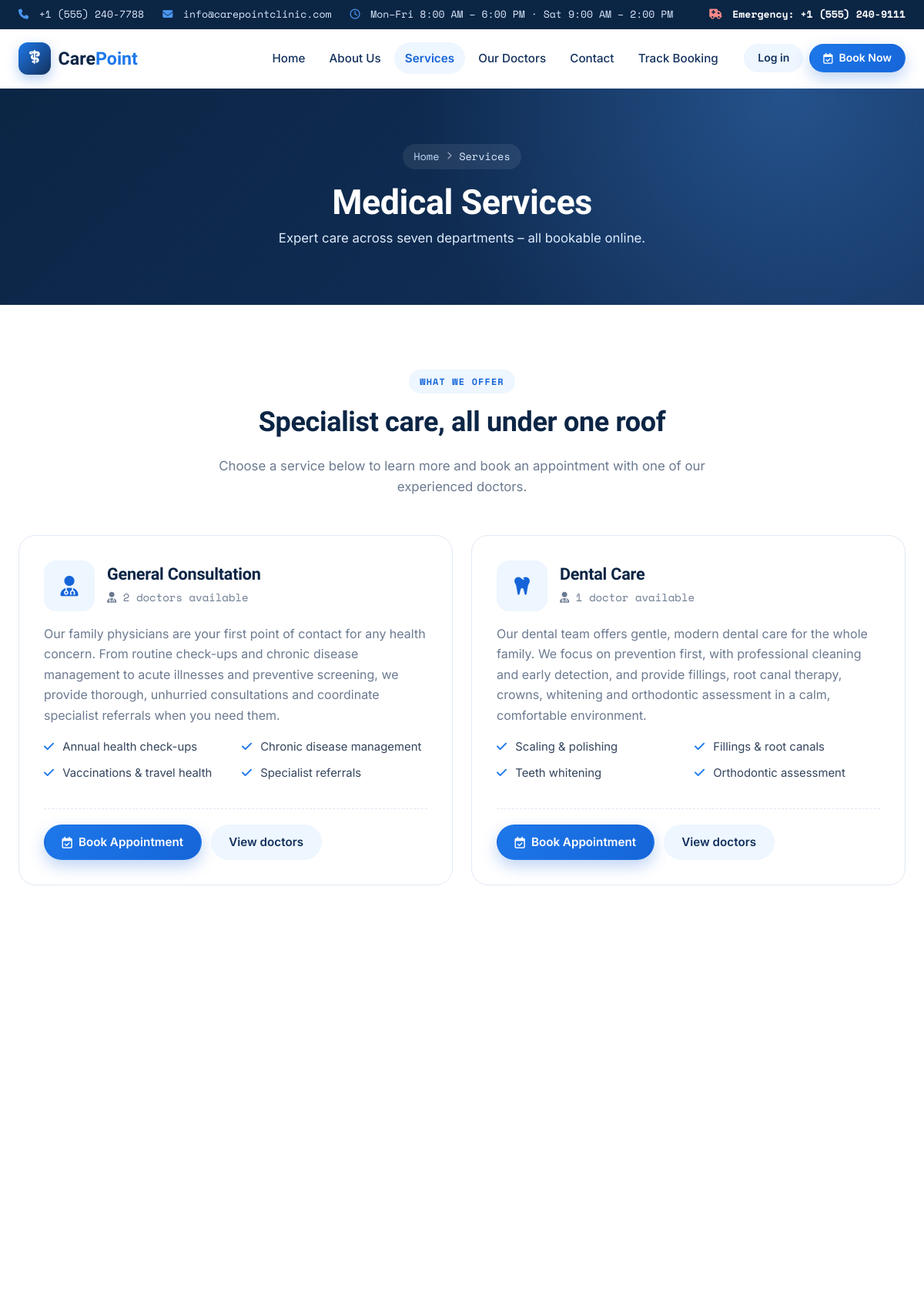
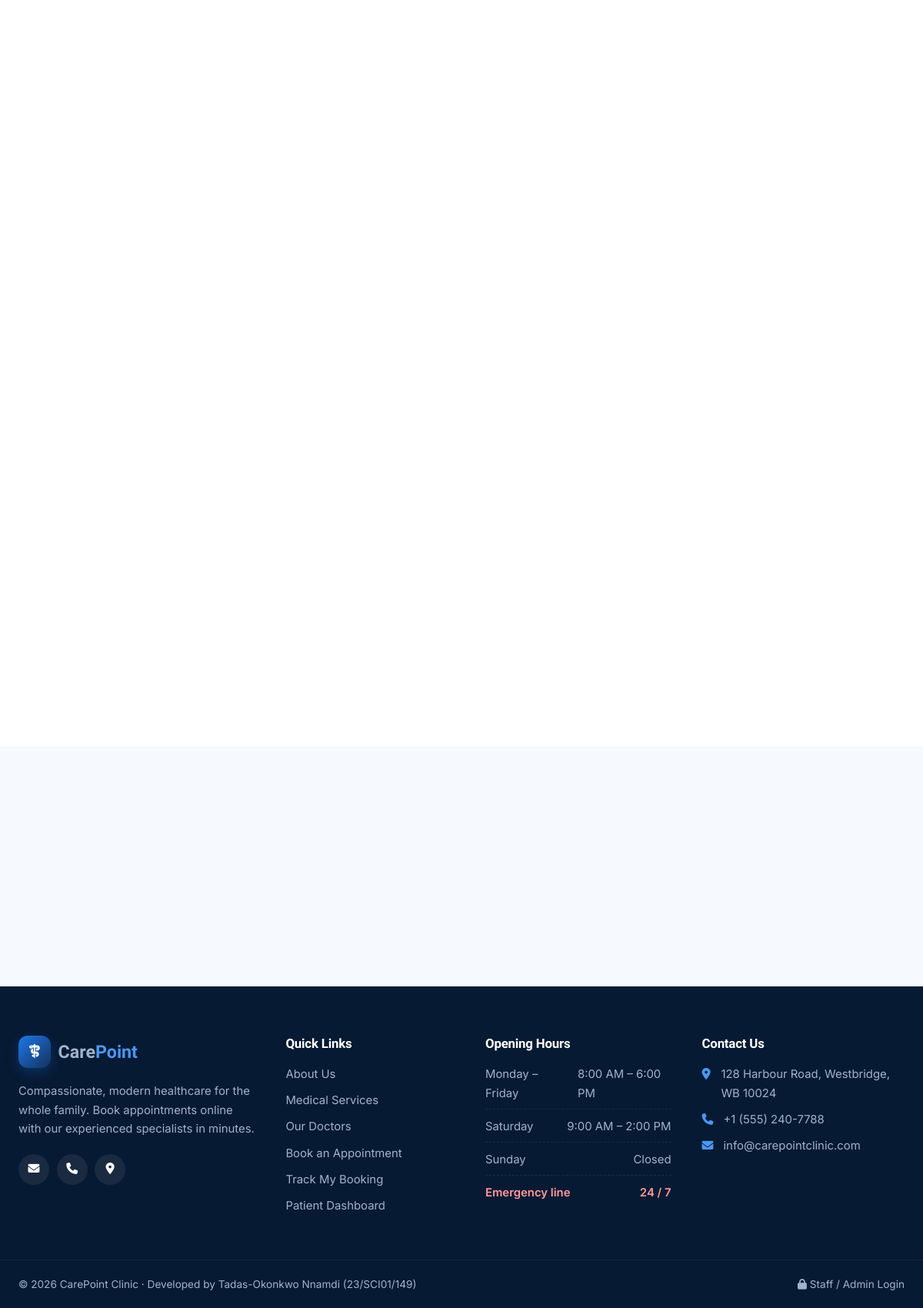
/services.php, run on the app's committed database (2 pictures, top to bottom).
### tables this page shows
CREATE TABLE departments (
    id                INT UNSIGNED AUTO_INCREMENT PRIMARY KEY,
    name              VARCHAR(100) NOT NULL UNIQUE,
    slug              VARCHAR(100) NOT NULL UNIQUE,
    icon              VARCHAR(60)  NOT NULL DEFAULT 'fa-stethoscope',
    short_description VARCHAR(255) NOT NULL,
    description       TEXT         NOT NULL,
    features          VARCHAR(500) NOT NULL DEFAULT '',
    created_at        TIMESTAMP    NOT NULL DEFAULT CURRENT_TIMESTAMP
);

### includes/db.php (called while the page is built, shortened)
<?php
function db(): PDO
{
    static $pdo = null;
    if ($pdo === null) {
        $dsn = 'mysql:host=' . DB_HOST . ';port=' . DB_PORT . ';dbname=' . DB_NAME . ';charset=utf8mb4';
        try {
            $pdo = new PDO($dsn, DB_USER, DB_PASS, [
                PDO::ATTR_ERRMODE            => PDO::ERRMODE_EXCEPTION,
                PDO::ATTR_DEFAULT_FETCH_MODE => PDO::FETCH_ASSOC,
                PDO::ATTR_EMULATE_PREPARES   => false,
            ]);
        } catch (PDOException $e) {
            http_response_code(500);
            $msg = htmlspecialchars($e->getMessage(), ENT_QUOTES, 'UTF-8');
            if (str_contains($_SERVER['SCRIPT_NAME'] ?? '', '/api/')) {
                header('Content-Type: application/json');
                echo json_encode(['success' => false, 'message' => 'Database connection failed.']);
                exit;
            }
            echo <<<HTML
<!DOCTYPE html><html lang="en"><head><meta charset="utf-8"><title>Database error – CarePoint</title>
<style>body{font-family:system-ui,sans-serif;background:#f1f6fc;color:#0b2545;display:grid;place-items:center;min-height:100vh;margin:0;padding:16px}
.box{background:#fff;max-width:560px;padding:32px;border-radius:14px;box-shadow:0 10px 30px rgba(11,37,69,.1)}h1{margin-top:0;font-size:1.4rem}
code{background:#eef4fb;padding:2px 6px;border-radius:4px}</style></head><body><div class="box">
<h1>Unable to connect to the database</h1>
<p>Please make sure MySQL is running in XAMPP and that the <code>carepoint_db</code> database has been imported from <code>database/carepoint_db.sql</code>.</p>
<p>Check the credentials in <code>includes/config.php</code>.</p>
<p style="color:#b91c1c;font-size:.9rem">Details: {$msg}</p></div></body></html>
HTML;
            exit;
        }
    }
    return $pdo;
}

### includes/functions.php (called while the page is built, shortened)
<?php
require_once __DIR__ . '/db.php';
function e($value): string
{
    return htmlspecialchars((string)($value ?? ''), ENT_QUOTES, 'UTF-8');
}
function url(string $path = ''): string
{
    return BASE_URL . ltrim($path, '/');
}

### services.php (the view, shortened to what this page needs)
<?php
require_once __DIR__ . '/includes/header.php';
require_once __DIR__ . '/includes/components.php';
$departments = db()->query(
    "SELECT dp.*, COUNT(d.id) AS doctor_count
     FROM departments dp LEFT JOIN doctors d ON d.department_id = dp.id AND d.status = 'Active'
     GROUP BY dp.id ORDER BY dp.id"
)->fetchAll();
?>
<section class="section">
    <div class="container">
        <div class="section-head reveal">
            <span class="eyebrow">What We Offer</span>
            <h2>Specialist care, all under one roof</h2>
            <p>Choose a service below to learn more and book an appointment with one of our experienced doctors.</p>
        </div>
        <div class="service-cards">
            <?php foreach ($departments as $d): ?>
                <article class="service-card reveal" id="<?= e($d['slug']) ?>">
                    <div class="service-card-head">
                        <span class="service-icon service-icon-lg"><i class="fa-solid <?= e($d['icon']) ?>"></i></span>
                        <div>
                            <h3><?= e($d['name']) ?></h3>
                            <span class="muted-sm"><i class="fa-solid fa-user-doctor"></i> <?= (int)$d['doctor_count'] ?> doctor<?= $d['doctor_count'] == 1 ? '' : 's' ?> available</span>
                        </div>
                    </div>
                    <p><?= e($d['description']) ?></p>
                    <?php if ($d['features']): ?>
                        <ul class="check-list check-list-sm">
                            <?php foreach (explode('|', $d['features']) as $f): ?>
                                <li><i class="fa-solid fa-check"></i> <?= e($f) ?></li>
                            <?php endforeach; ?>
                        </ul>
                    <?php endif; ?>
                    <div class="service-card-foot">
                        <?php if ($d['doctor_count'] > 0): ?>
                            <a href="<?= url('book.php?department=' . e($d['slug'])) ?>" class="btn btn-primary"><i class="fa-regular fa-calendar-check"></i> Book Appointment</a>
                            <a href="<?= url('doctors.php?department=' . e($d['slug'])) ?>" class="btn btn-ghost">View doctors</a>
                        <?php else: ?>
                            <span class="muted-sm">No doctors currently available – please <a href="<?= url('contact.php') ?>">contact us</a>.</span>
                        <?php endif; ?>
                    </div>
                </article>
            <?php endforeach; ?>
        </div>
    </div>
</section>
<section class="section section-alt section-tight">
    <div class="container">
    </div>
</section>
<?php require_once __DIR__ . '/includes/footer.php'; ?>

### data on the page
departments: name "General Consultation", doctor_count "2", description "Our family physicians are your first point of contact for any health concern. From routine check-ups and chronic disease management to acute illnesses and preventive screening, we provide thorough, unhurried consultations and coordinate specialist referrals when you need them.", features "Annual health check-ups", features "Chronic disease management", features "Vaccinations & travel health", features "Specialist referrals"
departments: name "Dental Care", doctor_count "1", description "Our dental team offers gentle, modern dental care for the whole family. We focus on prevention first, with professional cleaning and early detection, and provide fillings, root canal therapy, crowns, whitening and orthodontic assessment in a calm, comfortable environment.", features "Scaling & polishing", features "Fillings & root canals", features "Teeth whitening", features "Orthodontic assessment"

### other printed values
CLINIC_PHONE "+1 (555) 240-7788"
CLINIC_EMAIL "info@carepointclinic.com"
CLINIC_EMERGENCY "+1 (555) 240-9111"
$label "Home"
$label "About Us"
$label "Services"
$label "Our Doctors"
$label "Contact"
$label "Track Booking"
$crumb "Services"
$title "Medical Services"
$subtitle "Expert care across seven departments – all bookable online."
CLINIC_ADDRESS "128 Harbour Road, Westbridge, WB 10024"
